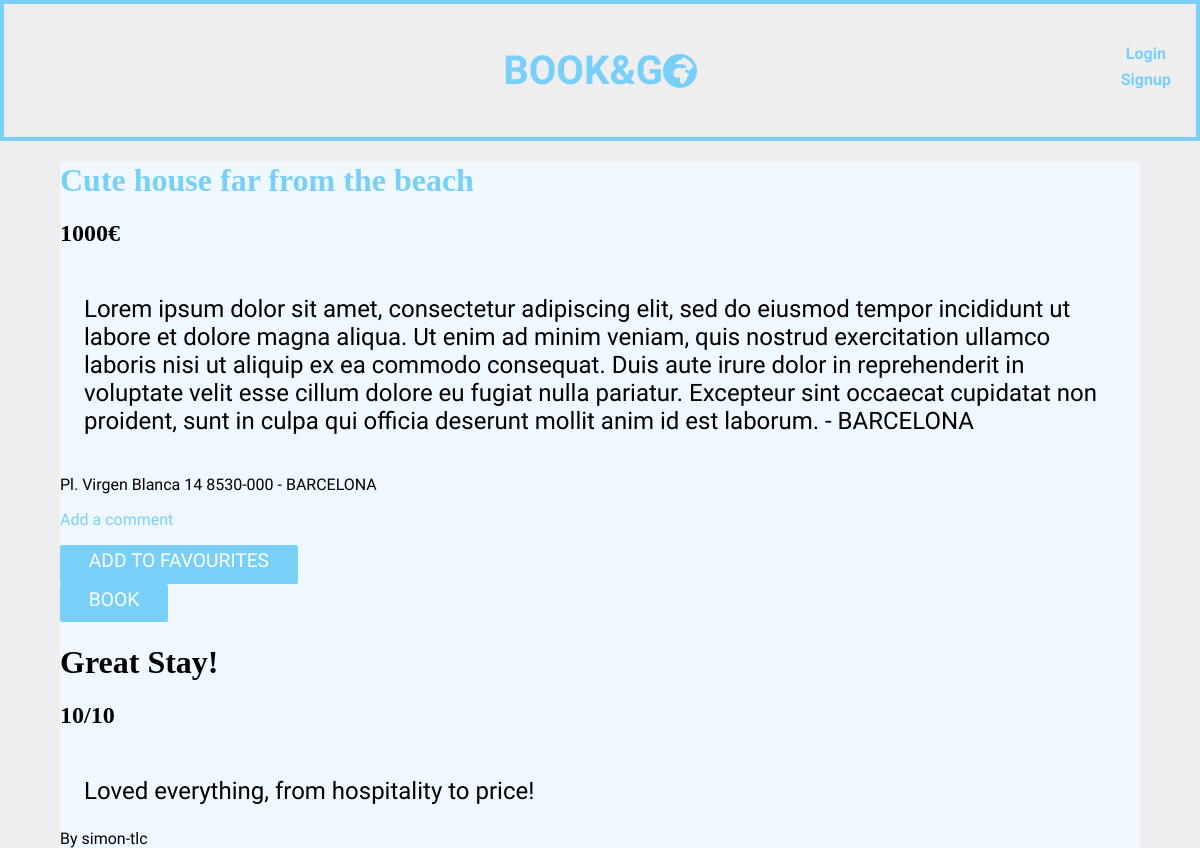
Before: /pages/house.php?id=2 with the older database file.
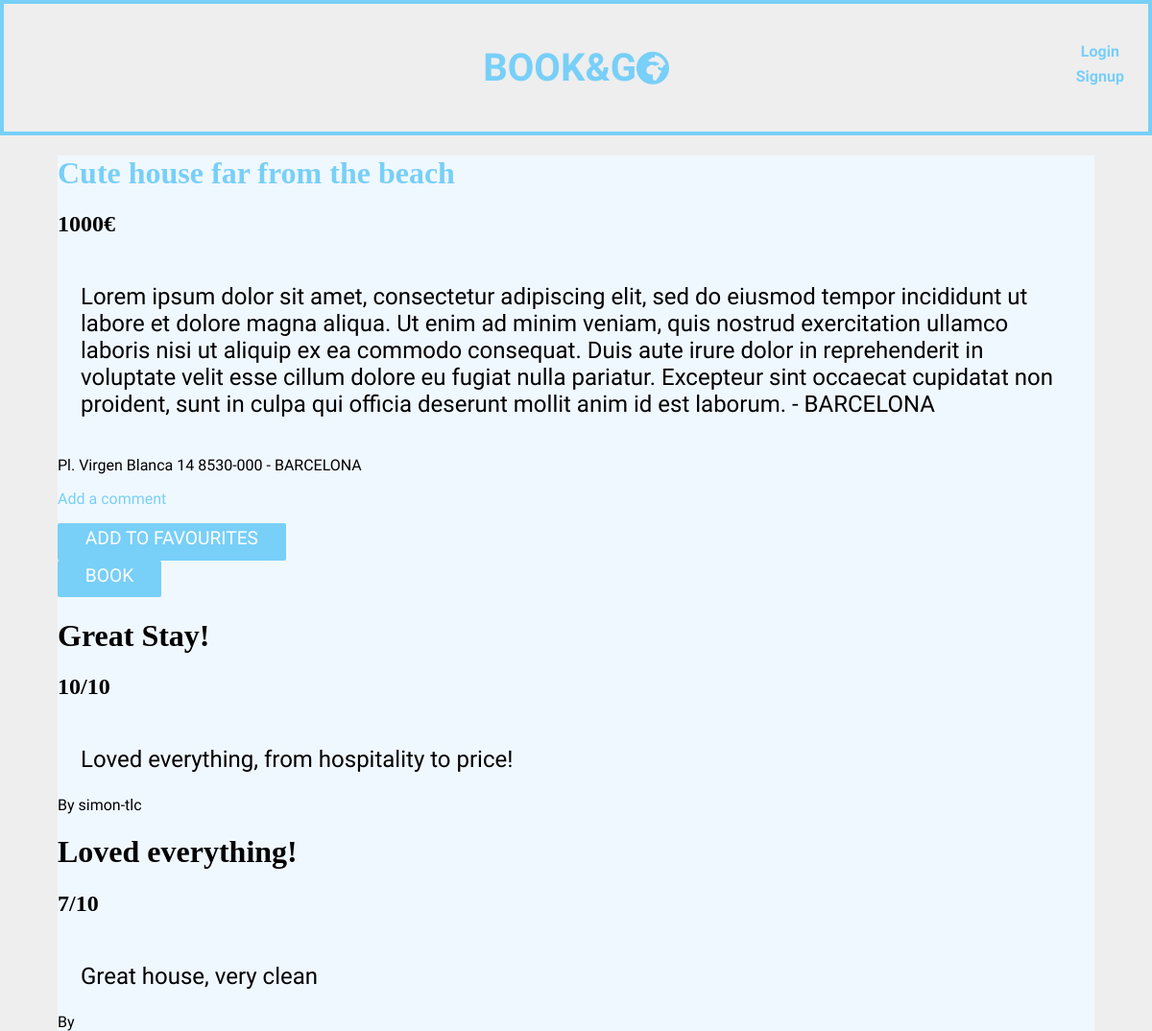
After: the same page with the newer database file.
### tables this page shows
CREATE TABLE place (
	id INTEGER PRIMARY KEY AUTOINCREMENT NOT NULL,
	title VARCHAR NOT NULL,
	price INTEGER NOT NULL,
	description VARCHAR,
	idusr INTEGER REFERENCES user,
	address VARCHAR,
	city VARCHAR
);

CREATE TABLE comments (
	id INTEGER PRIMARY KEY AUTOINCREMENT NOT NULL,
	idusr INTEGER REFERENCES user,
	idplace INTEGER REFERENCES place,
	title VARCHAR NOT NULL,
	description VARCHAR,
	mark INTEGER CHECK(mark<11 and mark>0)
);

CREATE TABLE user (
	id INTEGER PRIMARY KEY AUTOINCREMENT NOT NULL,	
	username VARCHAR NOT NULL,
	password VARCHAR NOT NULL,
	name VARCHAR NOT NULL
);

### database/db_get_prop.php (called while the page is built, shortened)
<?php
  function getProp($id) {
    $db = Database::instance()->db();
    $stmt = $db->prepare('SELECT * FROM place WHERE id = ?');
    $stmt->execute(array($id));
    return $stmt->fetch();
  }
?>

### Database/db_comment.php (called while the page is built, shortened)
<?php
    function getComments($id){
        $db = Database::instance()->db();
        $stmt = $db->prepare('SELECT * FROM comments WHERE idplace = ?');
        $stmt->execute(array($id));
        return $stmt->fetchAll();
    }
?>

### database/db_user.php (called while the page is built, shortened)
<?php
    function getUsername($id){
      $db = Database::instance()->db();
      $stmt = $db->prepare('SELECT * FROM user WHERE id = ?');
      $stmt->execute(array($id));
      $usr= $stmt->fetch();
      return $usr['username'];
    }
?>

### templates/draw_place.php (the view, shortened to what this page needs)
<?php
include_once('../database/db_house.php');
include_once('../database/db_user.php');
include_once('../database/db_comment.php');
        ?>
<?php
    function draw_comment($comment){?>
        <div id="comment">
        <h1><?=$comment['title']?></h1>
        <h2 id="mark"><?=$comment['mark']?>/10</h2>
        <p><?=$comment['description']?></p>
        <p>By <?=getUsername($comment['idusr'])?></p>
        </div>
<?php    }
    function draw_place($house, $indate, $outdate){
        ?>
        <div id="house_full">
        <h1 id="tit"><a href="../pages/house.php?id=<?=$house['id']?>&indate=<?=$indate?>&outdate=<?=$outdate?>"><?=$house['title']?></a></h1>
        <h2 id="pri"><?=$house['price']?>€</h2>
        <p id="desc"><?=$house['description']?> - <?=$house['city']?></p>
        <p id="desc"><?=$house['address']?> - <?=$house['city']?></p>
        <p id="comment"><a href="../house/add_comment.php?id=<?=$house['id']?>">Add a comment</a></p>
        <form method="POST" action="../house/add_fav.php?id=<?=$house['id']?>">
            <input type="submit" value="Add to favourites"/>
        </form>
        <form method="POST" action="../house/book_house.php?id=<?=$house['id']?>&indate=<?=$indate?>&outdate=<?=$outdate?>&csrf=<?=$_SESSION['csrf']?>">
            <input type="submit" value="Book"/>
        </form>
<?php
    $comments=getComments($house['id']);
    foreach($comments as $comment){
        draw_comment($comment);
    }
?>
    </div>
<?php
    }
        ?>

### pages/house.php (shortened to what this page needs)
<?php
include_once('../database/db_get_prop.php');
include_once('../templates/draw_header.php');
include_once('../templates/draw_place.php');
$id = $_GET['id'];
$indate = $_GET['indate'];
$outdate = $_GET['outdate'];
if(isset($_SESSION['username']))
    draw_header($_SESSION['username']);
else
    draw_header(null);
$house = getProp($id);
draw_place($house, $indate, $outdate);
?>

### templates/draw_header.php (shortened to what this page needs)
<?php
function draw_header($username){
    ?>
    <!doctype html>
<html>
    <head>
        <link rel="stylesheet" href="../css/style.css">
        <link rel="stylesheet" href="https://use.fontawesome.com/releases/v5.3.1/css/all.css">
    </head>
    <body>
        <header>
        <h1><a href="../index.php">BOOK&G<i class="fas fa-globe-africa fa-sm"></i></a></h1>
        <?php if($username == NULL) { ?>
            <h2 id="index_login"><a href="../pages/login.php">Login</a></h2>
            <h2 id="index_signup"><a href="../pages/signup.php">Signup</a></h2>
        <?php } ?>
        </header>
<?php
}
?>

### css/style.css (style rules this page uses)
body { max-width: 80em; margin: 0 auto; --bg-color: #EEE; --panel-color: #FFF; --main-color: rgb(120, 207, 248); --dark-color: #333; --light-color: #CCC; --serif-font: 'Merriweather'; --sans-font: 'Open Sans Condensed'; background-color: var(--bg-color); background-image: url("../images/back.jpg") ; background-size: cover; overflow-x: hidden; }
a { color: var(--main-color); text-decoration: none; }
body > header { display: grid; border: 0.3em solid var(--main-color); grid-template-columns: 0.2fr 3fr 0.2fr; grid-auto-rows: 1fr 1fr ; grid-template-areas: ". hd login" ". hd signup"; margin: 0 0 1em 0; padding: 1em; font-size: 1em; text-align: center; color: var(--dark-color); }
body > header h1 { grid-area: hd; font-size: 2.5em; }
body > header h2#index_login { margin-top: 1.5em; margin-bottom: 0; grid-area: login; font-size: 1em; }
body > header h2#index_signup { margin: 0; grid-area: signup; font-size: 1em; }
body > header { font-family: 'McLaren', cursive; }
input[type="submit"] { padding: 0.2em 1.5em 0.6em 1.5em; background: var(--main-color); color: var(--panel-color); font-family: 'Open Sans Condensed', sans-serif; font-size: 1.2em; border:none; border-radius: 2px; text-transform: uppercase; text-align: center; }
p:last-child { margin: 0; grid-column-start: 2; }
p:first-of-type { padding: 1em; margin-bottom: 0; font-size: 1.5rem; }
p { font-family: 'ZCOOL XiaoWei', serif; }
#house_full { width: 90%; margin: auto; background-color: aliceblue; }

Changed rows visible on the page:
added comments: title "Loved everything!", mark "7", description "Great house, very clean"
